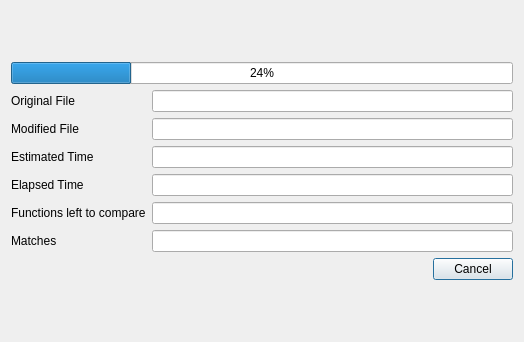
<?xml version="1.0" encoding="UTF-8"?>
<ui version="4.0">
 <class>DiffWaitDialog</class>
 <widget class="QDialog" name="DiffWaitDialog">
  <property name="windowModality">
   <enum>Qt::NonModal</enum>
  </property>
  <property name="geometry">
   <rect>
    <x>0</x>
    <y>0</y>
    <width>524</width>
    <height>342</height>
   </rect>
  </property>
  <property name="sizePolicy">
   <sizepolicy hsizetype="Minimum" vsizetype="Minimum">
    <horstretch>0</horstretch>
    <verstretch>0</verstretch>
   </sizepolicy>
  </property>
  <property name="windowTitle">
   <string notr="true">Performing binary diffing</string>
  </property>
  <layout class="QVBoxLayout" name="verticalLayout_2">
   <property name="sizeConstraint">
    <enum>QLayout::SetMinimumSize</enum>
   </property>
   <item>
    <layout class="QVBoxLayout" name="mainVerticalLayout">
     <property name="sizeConstraint">
      <enum>QLayout::SetMinimumSize</enum>
     </property>
     <item>
      <widget class="QProgressBar" name="progressBar">
       <property name="value">
        <number>24</number>
       </property>
      </widget>
     </item>
     <item>
      <layout class="QGridLayout" name="gridLayout">
       <item row="3" column="1">
        <widget class="QLineEdit" name="lineEditElapsedTime"/>
       </item>
       <item row="1" column="1">
        <widget class="QLineEdit" name="lineEditModified"/>
       </item>
       <item row="3" column="0">
        <widget class="QLabel" name="labelElapsedTime">
         <property name="text">
          <string>Elapsed Time</string>
         </property>
        </widget>
       </item>
       <item row="1" column="0">
        <widget class="QLabel" name="labelModified">
         <property name="text">
          <string>Modified File</string>
         </property>
        </widget>
       </item>
       <item row="5" column="0">
        <widget class="QLabel" name="labelMatches">
         <property name="text">
          <string>Matches</string>
         </property>
        </widget>
       </item>
       <item row="0" column="1">
        <widget class="QLineEdit" name="lineEditOriginal"/>
       </item>
       <item row="0" column="0">
        <widget class="QLabel" name="labelOrignal">
         <property name="text">
          <string>Original File</string>
         </property>
        </widget>
       </item>
       <item row="4" column="1">
        <widget class="QLineEdit" name="lineEditNFuncs"/>
       </item>
       <item row="4" column="0">
        <widget class="QLabel" name="labelNFuncs">
         <property name="text">
          <string>Functions left to compare</string>
         </property>
        </widget>
       </item>
       <item row="5" column="1">
        <widget class="QLineEdit" name="lineEditMatches"/>
       </item>
       <item row="2" column="0">
        <widget class="QLabel" name="labelEstimatedTime">
         <property name="text">
          <string>Estimated Time</string>
         </property>
        </widget>
       </item>
       <item row="2" column="1">
        <widget class="QLineEdit" name="lineEditEstimatedTime"/>
       </item>
      </layout>
     </item>
     <item>
      <widget class="QDialogButtonBox" name="buttonBox">
       <property name="orientation">
        <enum>Qt::Horizontal</enum>
       </property>
       <property name="standardButtons">
        <set>QDialogButtonBox::Cancel</set>
       </property>
      </widget>
     </item>
    </layout>
   </item>
  </layout>
  <action name="actionRemoveItem">
   <property name="text">
    <string>Remove item</string>
   </property>
  </action>
  <action name="actionRemoveAll">
   <property name="text">
    <string>Remove all</string>
   </property>
   <property name="toolTip">
    <string>Remove all</string>
   </property>
  </action>
 </widget>
 <resources/>
 <connections>
  <connection>
   <sender>buttonBox</sender>
   <signal>rejected()</signal>
   <receiver>DiffWaitDialog</receiver>
   <slot>reject()</slot>
   <hints>
    <hint type="sourcelabel">
     <x>316</x>
     <y>240</y>
    </hint>
    <hint type="destinationlabel">
     <x>286</x>
     <y>254</y>
    </hint>
   </hints>
  </connection>
 </connections>
</ui>
